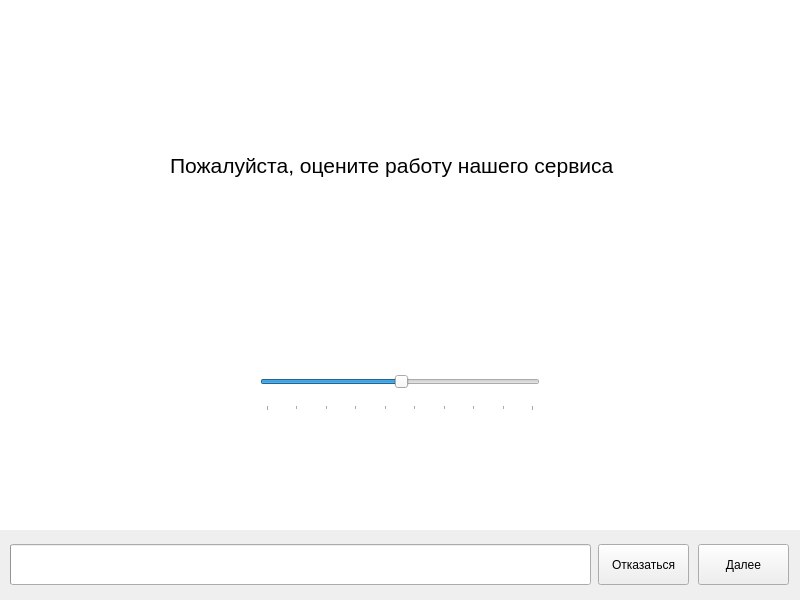
<?xml version="1.0" encoding="UTF-8"?>
<ui version="4.0">
 <class>MainWindow</class>
 <widget class="QMainWindow" name="MainWindow">
  <property name="enabled">
   <bool>true</bool>
  </property>
  <property name="geometry">
   <rect>
    <x>0</x>
    <y>0</y>
    <width>800</width>
    <height>600</height>
   </rect>
  </property>
  <property name="sizePolicy">
   <sizepolicy hsizetype="Fixed" vsizetype="Fixed">
    <horstretch>0</horstretch>
    <verstretch>0</verstretch>
   </sizepolicy>
  </property>
  <property name="minimumSize">
   <size>
    <width>800</width>
    <height>600</height>
   </size>
  </property>
  <property name="maximumSize">
   <size>
    <width>800</width>
    <height>600</height>
   </size>
  </property>
  <property name="windowTitle">
   <string>Отзыв о посещении сервиса</string>
  </property>
  <widget class="QWidget" name="centralwidget">
   <property name="styleSheet">
    <string notr="true">QFrame
{
background-color: #ffffff;
}</string>
   </property>
   <widget class="QPushButton" name="ButtonClose">
    <property name="geometry">
     <rect>
      <x>598</x>
      <y>544</y>
      <width>91</width>
      <height>41</height>
     </rect>
    </property>
    <property name="text">
     <string>Отказаться</string>
    </property>
   </widget>
   <widget class="QPushButton" name="ButtonNext">
    <property name="enabled">
     <bool>true</bool>
    </property>
    <property name="geometry">
     <rect>
      <x>698</x>
      <y>544</y>
      <width>91</width>
      <height>41</height>
     </rect>
    </property>
    <property name="palette">
     <palette>
      <active>
       <colorrole role="WindowText">
        <brush brushstyle="SolidPattern">
         <color alpha="255">
          <red>0</red>
          <green>0</green>
          <blue>0</blue>
         </color>
        </brush>
       </colorrole>
       <colorrole role="Button">
        <brush brushstyle="SolidPattern">
         <color alpha="255">
          <red>52</red>
          <green>101</green>
          <blue>164</blue>
         </color>
        </brush>
       </colorrole>
       <colorrole role="Light">
        <brush brushstyle="SolidPattern">
         <color alpha="255">
          <red>255</red>
          <green>255</green>
          <blue>255</blue>
         </color>
        </brush>
       </colorrole>
       <colorrole role="Midlight">
        <brush brushstyle="SolidPattern">
         <color alpha="255">
          <red>202</red>
          <green>202</green>
          <blue>202</blue>
         </color>
        </brush>
       </colorrole>
       <colorrole role="Dark">
        <brush brushstyle="SolidPattern">
         <color alpha="255">
          <red>159</red>
          <green>159</green>
          <blue>159</blue>
         </color>
        </brush>
       </colorrole>
       <colorrole role="Mid">
        <brush brushstyle="SolidPattern">
         <color alpha="255">
          <red>184</red>
          <green>184</green>
          <blue>184</blue>
         </color>
        </brush>
       </colorrole>
       <colorrole role="Text">
        <brush brushstyle="SolidPattern">
         <color alpha="255">
          <red>0</red>
          <green>0</green>
          <blue>0</blue>
         </color>
        </brush>
       </colorrole>
       <colorrole role="BrightText">
        <brush brushstyle="SolidPattern">
         <color alpha="255">
          <red>255</red>
          <green>255</green>
          <blue>255</blue>
         </color>
        </brush>
       </colorrole>
       <colorrole role="ButtonText">
        <brush brushstyle="SolidPattern">
         <color alpha="255">
          <red>239</red>
          <green>239</green>
          <blue>239</blue>
         </color>
        </brush>
       </colorrole>
       <colorrole role="Base">
        <brush brushstyle="SolidPattern">
         <color alpha="255">
          <red>255</red>
          <green>255</green>
          <blue>255</blue>
         </color>
        </brush>
       </colorrole>
       <colorrole role="Window">
        <brush brushstyle="SolidPattern">
         <color alpha="255">
          <red>239</red>
          <green>239</green>
          <blue>239</blue>
         </color>
        </brush>
       </colorrole>
       <colorrole role="Shadow">
        <brush brushstyle="SolidPattern">
         <color alpha="255">
          <red>118</red>
          <green>118</green>
          <blue>118</blue>
         </color>
        </brush>
       </colorrole>
       <colorrole role="Highlight">
        <brush brushstyle="SolidPattern">
         <color alpha="255">
          <red>48</red>
          <green>140</green>
          <blue>198</blue>
         </color>
        </brush>
       </colorrole>
       <colorrole role="HighlightedText">
        <brush brushstyle="SolidPattern">
         <color alpha="255">
          <red>255</red>
          <green>255</green>
          <blue>255</blue>
         </color>
        </brush>
       </colorrole>
       <colorrole role="Link">
        <brush brushstyle="SolidPattern">
         <color alpha="255">
          <red>0</red>
          <green>0</green>
          <blue>255</blue>
         </color>
        </brush>
       </colorrole>
       <colorrole role="LinkVisited">
        <brush brushstyle="SolidPattern">
         <color alpha="255">
          <red>255</red>
          <green>0</green>
          <blue>255</blue>
         </color>
        </brush>
       </colorrole>
       <colorrole role="AlternateBase">
        <brush brushstyle="SolidPattern">
         <color alpha="255">
          <red>247</red>
          <green>247</green>
          <blue>247</blue>
         </color>
        </brush>
       </colorrole>
       <colorrole role="NoRole">
        <brush brushstyle="SolidPattern">
         <color alpha="255">
          <red>0</red>
          <green>0</green>
          <blue>0</blue>
         </color>
        </brush>
       </colorrole>
       <colorrole role="ToolTipBase">
        <brush brushstyle="SolidPattern">
         <color alpha="255">
          <red>255</red>
          <green>255</green>
          <blue>220</blue>
         </color>
        </brush>
       </colorrole>
       <colorrole role="ToolTipText">
        <brush brushstyle="SolidPattern">
         <color alpha="255">
          <red>0</red>
          <green>0</green>
          <blue>0</blue>
         </color>
        </brush>
       </colorrole>
       <colorrole role="PlaceholderText">
        <brush brushstyle="SolidPattern">
         <color alpha="128">
          <red>0</red>
          <green>0</green>
          <blue>0</blue>
         </color>
        </brush>
       </colorrole>
      </active>
      <inactive>
       <colorrole role="WindowText">
        <brush brushstyle="SolidPattern">
         <color alpha="255">
          <red>0</red>
          <green>0</green>
          <blue>0</blue>
         </color>
        </brush>
       </colorrole>
       <colorrole role="Button">
        <brush brushstyle="SolidPattern">
         <color alpha="255">
          <red>239</red>
          <green>239</green>
          <blue>239</blue>
         </color>
        </brush>
       </colorrole>
       <colorrole role="Light">
        <brush brushstyle="SolidPattern">
         <color alpha="255">
          <red>255</red>
          <green>255</green>
          <blue>255</blue>
         </color>
        </brush>
       </colorrole>
       <colorrole role="Midlight">
        <brush brushstyle="SolidPattern">
         <color alpha="255">
          <red>202</red>
          <green>202</green>
          <blue>202</blue>
         </color>
        </brush>
       </colorrole>
       <colorrole role="Dark">
        <brush brushstyle="SolidPattern">
         <color alpha="255">
          <red>159</red>
          <green>159</green>
          <blue>159</blue>
         </color>
        </brush>
       </colorrole>
       <colorrole role="Mid">
        <brush brushstyle="SolidPattern">
         <color alpha="255">
          <red>184</red>
          <green>184</green>
          <blue>184</blue>
         </color>
        </brush>
       </colorrole>
       <colorrole role="Text">
        <brush brushstyle="SolidPattern">
         <color alpha="255">
          <red>0</red>
          <green>0</green>
          <blue>0</blue>
         </color>
        </brush>
       </colorrole>
       <colorrole role="BrightText">
        <brush brushstyle="SolidPattern">
         <color alpha="255">
          <red>255</red>
          <green>255</green>
          <blue>255</blue>
         </color>
        </brush>
       </colorrole>
       <colorrole role="ButtonText">
        <brush brushstyle="SolidPattern">
         <color alpha="255">
          <red>0</red>
          <green>0</green>
          <blue>0</blue>
         </color>
        </brush>
       </colorrole>
       <colorrole role="Base">
        <brush brushstyle="SolidPattern">
         <color alpha="255">
          <red>255</red>
          <green>255</green>
          <blue>255</blue>
         </color>
        </brush>
       </colorrole>
       <colorrole role="Window">
        <brush brushstyle="SolidPattern">
         <color alpha="255">
          <red>239</red>
          <green>239</green>
          <blue>239</blue>
         </color>
        </brush>
       </colorrole>
       <colorrole role="Shadow">
        <brush brushstyle="SolidPattern">
         <color alpha="255">
          <red>118</red>
          <green>118</green>
          <blue>118</blue>
         </color>
        </brush>
       </colorrole>
       <colorrole role="Highlight">
        <brush brushstyle="SolidPattern">
         <color alpha="255">
          <red>48</red>
          <green>140</green>
          <blue>198</blue>
         </color>
        </brush>
       </colorrole>
       <colorrole role="HighlightedText">
        <brush brushstyle="SolidPattern">
         <color alpha="255">
          <red>255</red>
          <green>255</green>
          <blue>255</blue>
         </color>
        </brush>
       </colorrole>
       <colorrole role="Link">
        <brush brushstyle="SolidPattern">
         <color alpha="255">
          <red>0</red>
          <green>0</green>
          <blue>255</blue>
         </color>
        </brush>
       </colorrole>
       <colorrole role="LinkVisited">
        <brush brushstyle="SolidPattern">
         <color alpha="255">
          <red>255</red>
          <green>0</green>
          <blue>255</blue>
         </color>
        </brush>
       </colorrole>
       <colorrole role="AlternateBase">
        <brush brushstyle="SolidPattern">
         <color alpha="255">
          <red>247</red>
          <green>247</green>
          <blue>247</blue>
         </color>
        </brush>
       </colorrole>
       <colorrole role="NoRole">
        <brush brushstyle="NoBrush">
         <color alpha="255">
          <red>0</red>
          <green>0</green>
          <blue>0</blue>
         </color>
        </brush>
       </colorrole>
       <colorrole role="ToolTipBase">
        <brush brushstyle="SolidPattern">
         <color alpha="255">
          <red>255</red>
          <green>255</green>
          <blue>220</blue>
         </color>
        </brush>
       </colorrole>
       <colorrole role="ToolTipText">
        <brush brushstyle="SolidPattern">
         <color alpha="255">
          <red>0</red>
          <green>0</green>
          <blue>0</blue>
         </color>
        </brush>
       </colorrole>
       <colorrole role="PlaceholderText">
        <brush brushstyle="SolidPattern">
         <color alpha="128">
          <red>0</red>
          <green>0</green>
          <blue>0</blue>
         </color>
        </brush>
       </colorrole>
      </inactive>
      <disabled>
       <colorrole role="WindowText">
        <brush brushstyle="SolidPattern">
         <color alpha="255">
          <red>190</red>
          <green>190</green>
          <blue>190</blue>
         </color>
        </brush>
       </colorrole>
       <colorrole role="Button">
        <brush brushstyle="SolidPattern">
         <color alpha="255">
          <red>52</red>
          <green>101</green>
          <blue>164</blue>
         </color>
        </brush>
       </colorrole>
       <colorrole role="Light">
        <brush brushstyle="SolidPattern">
         <color alpha="255">
          <red>255</red>
          <green>255</green>
          <blue>255</blue>
         </color>
        </brush>
       </colorrole>
       <colorrole role="Midlight">
        <brush brushstyle="SolidPattern">
         <color alpha="255">
          <red>202</red>
          <green>202</green>
          <blue>202</blue>
         </color>
        </brush>
       </colorrole>
       <colorrole role="Dark">
        <brush brushstyle="SolidPattern">
         <color alpha="255">
          <red>190</red>
          <green>190</green>
          <blue>190</blue>
         </color>
        </brush>
       </colorrole>
       <colorrole role="Mid">
        <brush brushstyle="SolidPattern">
         <color alpha="255">
          <red>184</red>
          <green>184</green>
          <blue>184</blue>
         </color>
        </brush>
       </colorrole>
       <colorrole role="Text">
        <brush brushstyle="SolidPattern">
         <color alpha="255">
          <red>190</red>
          <green>190</green>
          <blue>190</blue>
         </color>
        </brush>
       </colorrole>
       <colorrole role="BrightText">
        <brush brushstyle="SolidPattern">
         <color alpha="255">
          <red>255</red>
          <green>255</green>
          <blue>255</blue>
         </color>
        </brush>
       </colorrole>
       <colorrole role="ButtonText">
        <brush brushstyle="SolidPattern">
         <color alpha="255">
          <red>190</red>
          <green>190</green>
          <blue>190</blue>
         </color>
        </brush>
       </colorrole>
       <colorrole role="Base">
        <brush brushstyle="SolidPattern">
         <color alpha="255">
          <red>239</red>
          <green>239</green>
          <blue>239</blue>
         </color>
        </brush>
       </colorrole>
       <colorrole role="Window">
        <brush brushstyle="SolidPattern">
         <color alpha="255">
          <red>239</red>
          <green>239</green>
          <blue>239</blue>
         </color>
        </brush>
       </colorrole>
       <colorrole role="Shadow">
        <brush brushstyle="SolidPattern">
         <color alpha="255">
          <red>177</red>
          <green>177</green>
          <blue>177</blue>
         </color>
        </brush>
       </colorrole>
       <colorrole role="Highlight">
        <brush brushstyle="SolidPattern">
         <color alpha="255">
          <red>145</red>
          <green>145</green>
          <blue>145</blue>
         </color>
        </brush>
       </colorrole>
       <colorrole role="HighlightedText">
        <brush brushstyle="SolidPattern">
         <color alpha="255">
          <red>255</red>
          <green>255</green>
          <blue>255</blue>
         </color>
        </brush>
       </colorrole>
       <colorrole role="Link">
        <brush brushstyle="SolidPattern">
         <color alpha="255">
          <red>0</red>
          <green>0</green>
          <blue>255</blue>
         </color>
        </brush>
       </colorrole>
       <colorrole role="LinkVisited">
        <brush brushstyle="SolidPattern">
         <color alpha="255">
          <red>255</red>
          <green>0</green>
          <blue>255</blue>
         </color>
        </brush>
       </colorrole>
       <colorrole role="AlternateBase">
        <brush brushstyle="SolidPattern">
         <color alpha="255">
          <red>247</red>
          <green>247</green>
          <blue>247</blue>
         </color>
        </brush>
       </colorrole>
       <colorrole role="NoRole">
        <brush brushstyle="NoBrush">
         <color alpha="255">
          <red>0</red>
          <green>0</green>
          <blue>0</blue>
         </color>
        </brush>
       </colorrole>
       <colorrole role="ToolTipBase">
        <brush brushstyle="SolidPattern">
         <color alpha="255">
          <red>255</red>
          <green>255</green>
          <blue>220</blue>
         </color>
        </brush>
       </colorrole>
       <colorrole role="ToolTipText">
        <brush brushstyle="SolidPattern">
         <color alpha="255">
          <red>0</red>
          <green>0</green>
          <blue>0</blue>
         </color>
        </brush>
       </colorrole>
       <colorrole role="PlaceholderText">
        <brush brushstyle="SolidPattern">
         <color alpha="128">
          <red>0</red>
          <green>0</green>
          <blue>0</blue>
         </color>
        </brush>
       </colorrole>
      </disabled>
     </palette>
    </property>
    <property name="text">
     <string>Далее</string>
    </property>
   </widget>
   <widget class="QProgressBar" name="progressBar">
    <property name="geometry">
     <rect>
      <x>10</x>
      <y>544</y>
      <width>581</width>
      <height>41</height>
     </rect>
    </property>
    <property name="value">
     <number>0</number>
    </property>
    <property name="textVisible">
     <bool>false</bool>
    </property>
    <property name="orientation">
     <enum>Qt::Horizontal</enum>
    </property>
    <property name="invertedAppearance">
     <bool>false</bool>
    </property>
   </widget>
   <widget class="QFrame" name="Page_1">
    <property name="enabled">
     <bool>true</bool>
    </property>
    <property name="geometry">
     <rect>
      <x>0</x>
      <y>0</y>
      <width>800</width>
      <height>530</height>
     </rect>
    </property>
    <property name="styleSheet">
     <string notr="true"/>
    </property>
    <widget class="QSlider" name="RatingSlider">
     <property name="geometry">
      <rect>
       <x>260</x>
       <y>360</y>
       <width>280</width>
       <height>51</height>
      </rect>
     </property>
     <property name="styleSheet">
      <string notr="true"/>
     </property>
     <property name="maximum">
      <number>99</number>
     </property>
     <property name="singleStep">
      <number>11</number>
     </property>
     <property name="value">
      <number>50</number>
     </property>
     <property name="orientation">
      <enum>Qt::Horizontal</enum>
     </property>
     <property name="tickPosition">
      <enum>QSlider::TicksBelow</enum>
     </property>
     <property name="tickInterval">
      <number>11</number>
     </property>
    </widget>
    <widget class="QLabel" name="Question_1">
     <property name="enabled">
      <bool>true</bool>
     </property>
     <property name="geometry">
      <rect>
       <x>170</x>
       <y>90</y>
       <width>460</width>
       <height>151</height>
      </rect>
     </property>
     <property name="font">
      <font>
       <pointsize>16</pointsize>
      </font>
     </property>
     <property name="text">
      <string>Пожалуйста, оцените работу нашего сервиса</string>
     </property>
    </widget>
    <widget class="QLabel" name="RatingLabel">
     <property name="geometry">
      <rect>
       <x>350</x>
       <y>220</y>
       <width>100</width>
       <height>100</height>
      </rect>
     </property>
     <property name="text">
      <string/>
     </property>
     <property name="pixmap">
      <pixmap resource="images.qrc">:/icons/src/icons/emoji_neutral.png</pixmap>
     </property>
     <property name="scaledContents">
      <bool>true</bool>
     </property>
    </widget>
   </widget>
   <widget class="QWidget" name="verticalLayoutWidget">
    <property name="geometry">
     <rect>
      <x>0</x>
      <y>0</y>
      <width>800</width>
      <height>530</height>
     </rect>
    </property>
    <layout class="QVBoxLayout" name="verticalLayout"/>
   </widget>
   <zorder>ButtonClose</zorder>
   <zorder>ButtonNext</zorder>
   <zorder>progressBar</zorder>
   <zorder>verticalLayoutWidget</zorder>
   <zorder>Page_1</zorder>
  </widget>
 </widget>
 <resources>
  <include location="images.qrc"/>
 </resources>
 <connections/>
</ui>
